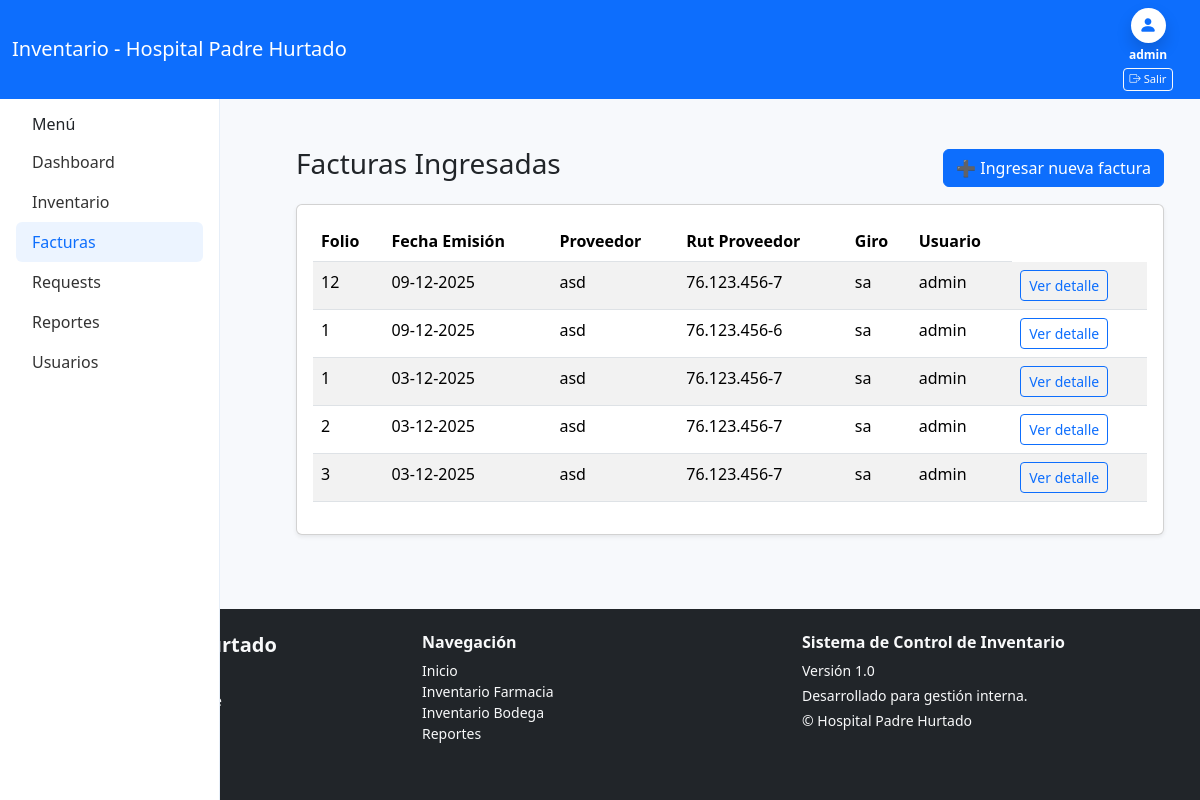
/inventario/facturas/ (signed in), run on the app's committed database.
### inventario/models.py (models this page shows, shortened)
class FacturaIngreso(models.Model):
    TIPO_DTE = [
        (33, "Factura Electrónica (Afecta)"),
        (34, "Factura Exenta Electrónica"),
        (52, "Guía de Despacho"),
        (61, "Nota de Crédito"),
        (56, "Nota de Débito"),
    ]
    folio = models.PositiveIntegerField()
    tipo_dte = models.PositiveSmallIntegerField(choices=TIPO_DTE, default=33)
    fecha_emision = models.DateField()
    proveedor_rut = models.CharField(max_length=15)  # Ej: 76.123.456-7
    proveedor_nombre = models.CharField(max_length=200)
    proveedor_giro = models.CharField(max_length=200, blank=True, null=True)
    usuario = models.ForeignKey(User, on_delete=models.SET_NULL, null=True)
    fecha_registro = models.DateTimeField(auto_now_add=True)
    archivo_pdf = models.FileField(upload_to="facturas/", blank=True, null=True)
    class Meta:
        constraints = [
            models.UniqueConstraint(
                fields=["folio", "proveedor_rut"],
                name="unique_folio_ingreso_por_proveedor"
            )
        ]

### inventario/views.py (the view)
# urls.py: path("facturas/", views.facturas_farmacia_list, name="facturas_list"),
@login_required
def facturas_list(request):
    facturas = FacturaIngreso.objects.all().order_by("-fecha_emision")
    return render(request, "inventario/facturas_list.html", {
        "facturas": facturas
    })

### inventario/templates/inventario/facturas_list.html (shortened to what this page needs)
{% extends "core/base.html" %}
{% block principal %}
<div class="container mt-4">
  {% if request.user.perfil.rol == "JEFE_BODEGA" %}
  <div class="d-flex justify-content-between align-items-center mb-3">
    <h3>Facturas Ingresadas</h3>
    <a href="{% url 'inventario:register_entry' %}" class="btn btn-primary">
      ➕ Ingresar nueva factura
    </a>
  </div>
  {% endif %}
  <div class="card p-3 shadow-sm">
    <table class="table table-striped">
      <thead>
        <tr>
          <th>Folio</th>
          <th>Fecha Emisión</th>
          <th>Proveedor</th>
          <th>Rut Proveedor</th>
          <th>Giro</th>
          <th>Usuario</th>
        </tr>
      </thead>
      <tbody>
        {% if facturas %}
          {% for f in facturas %}
            <tr>
              <td>{{ f.folio }}</td>
              <td>{{ f.fecha_emision|date:'d-m-Y' }}</td>
              <td>{{ f.proveedor_nombre|default:"-" }}</td>
              <td>{{ f.proveedor_rut|default:"-" }}</td>
              <td>{{ f.proveedor_giro|default:"-" }}</td>
              <td>{{ f.usuario.username }}</td>
              <td><a href="{% url 'inventario:factura_detalle' f.pk %}" class="btn btn-sm btn-outline-primary">Ver detalle</a></td>
            </tr>
          {% endfor %}
        {% else %}
          <tr>
            <td colspan="4" class="text-center text-muted">
              No hay facturas registradas.
            </td>
          </tr>
        {% endif %}
      </tbody>
    </table>
  </div>
</div>
{% endblock %}

### core/templates/core/base.html (shortened to what this page needs)
{% load static %}
<!doctype html>
<html lang="es">
<head>
  <link href="https://cdn.jsdelivr.net/npm/bootstrap@5.3.2/dist/css/bootstrap.min.css" rel="stylesheet">
  <link rel="stylesheet" href="https://cdn.jsdelivr.net/npm/bootstrap-icons@1.10.5/font/bootstrap-icons.css">
</head>
<body class="d-flex flex-column min-vh-100">
<nav class="navbar navbar-expand-lg app-header">
  <div class="container-fluid">
    <a class="navbar-brand text-white" href="{% url 'dashboard' %}">Inventario - Hospital Padre Hurtado</a>
    <div class="d-flex">
      {% if request.user.is_authenticated %}
          <div class="d-flex flex-column align-items-center text-white" style="min-width:80px;">
          <div class="rounded-circle bg-white d-flex justify-content-center align-items-center shadow" style="width:35px; height:35px;">
            <i class="bi bi-person-fill" style="font-size:18px; color:#0d6efd;"></i>
          </div>
          <div style="font-size:0.75rem; margin-top:3px; text-align:center;">
            <strong>{{ user.username }}</strong>
          </div>
          <a href="{% url 'logout' %}" class="btn btn-outline-light btn-sm mt-1" style="font-size:0.70rem; padding: 2px 6px; white-space: nowrap; width: auto !important;">
            <i class="bi bi-box-arrow-right"></i>
            Salir
          </a>
        </div>
      {% else %}
        <a class="btn btn-outline-light btn-sm" href="{% url 'login' %}">Iniciar sesión</a>
      {% endif %}
    </div>
  </div>
</nav>
<div class="d-flex">
  <aside class="sidebar p-3">
    <h6 class="px-3">Menú</h6>
    {% with current=request.resolver_match.url_name %}
    <ul class="nav flex-column">
    {% if request.user.is_authenticated %}
      {% if request.user.perfil.rol == "ADMIN" or request.user.perfil.rol == "JEFE_BODEGA" or request.user.perfil.rol == "JEFE_FARMACIA" %}
      <li class="nav-item">
        <a class="nav-link {% if current == 'dashboard' %}active{% endif %}" href="{% url 'dashboard' %}">
            Dashboard
        </a>
      </li>
      {% endif %}
      {% if request.user.perfil.rol == "JEFE_BODEGA" or request.user.perfil.rol == "FUNC_BODEGA" %}
      <li class="nav-item">
        <a class="nav-link {% if current == 'inventory_list' %}active{% endif %}" href="{% url 'inventario:inventory_list' %}">Inventario</a>
      </li>
      <li class="nav-item">
        <a class="nav-link {% if current == 'facturas_list' %}active{% endif %}" href="{% url 'inventario:facturas_list' %}">Facturas</a>
      </li>
      <li class="nav-item">
        <a class="nav-link {% if current == 'solicitudes_listar' %}active{% endif %}" href="{% url 'inventario:solicitudes_listar' %}">Requests</a>
      </li>
      {% endif %}
      <li class="nav-item">
        <a class="nav-link {% if current == 'reports' %}active{% endif %}" href="{% url 'reports' %}">Reportes</a>
      </li>
    {% endif %}
      {% if user.is_authenticated and user.is_superuser %}
      <li class="nav-item">
        <a class="nav-link {% if current == 'manage_users' %}active{% endif %}" href="{% url 'manage_users' %}">Usuarios</a>
      </li>
      {% endif %}
    </ul>
    {% endwith %}
  </aside>
  <main class="flex-fill p-4">
    {% block principal %}
    {% endblock %}
  </main>
</div>
<footer class="bg-dark text-light mt-auto py-4">
  <div class="container">
    <div class="row">
      <div class="col-md-4 mb-3">
        <h5 class="fw-bold">Hospital Padre Hurtado</h5>
        <p class="small mb-1">Av. Concha y Toro 3459</p>
        <p class="small mb-1">San Ramón, Santiago, Chile</p>
        <p class="small">Teléfono: <strong>(2) 2576 3000</strong></p>
      </div>
      <div class="col-md-4 mb-3">
        <h6 class="fw-bold">Navegación</h6>
        <ul class="list-unstyled small">
          <li><a href="/" class="text-light text-decoration-none">Inicio</a></li>
          <li><a href="/farmacia/" class="text-light text-decoration-none">Inventario Farmacia</a></li>
          <li><a href="/bodega/" class="text-light text-decoration-none">Inventario Bodega</a></li>
          <li><a href="/reportes/" class="text-light text-decoration-none">Reportes</a></li>
        </ul>
      </div>
      <div class="col-md-4 mb-3">
        <h6 class="fw-bold">Sistema de Control de Inventario</h6>
        <p class="small mb-1">Versión 1.0</p>
        <p class="small mb-1">Desarrollado para gestión interna.</p>
        <p class="small">© {{ now|date:"Y" }} Hospital Padre Hurtado</p>
      </div>
    </div>
</footer>
</body>
</html>

### core/templates/core/base.html (style rules this page uses)
body { background:#f7f9fc; }
.sidebar { min-width: 220px; max-width: 260px; background: #fff; border-right:1px solid #e6eef8; height:100vh; padding-top:1rem; position:fixed; }
main.flex-fill { margin-left: 260px; }
.app-header { background: #0d6efd; color: #fff; }
.nav-link.active { background: rgba(13,110,253,0.08); border-radius:6px; color:#0d6efd !important; }
.sidebar .nav { padding-left:0; }
.sidebar .nav-link { color:#333; }

### data on the page
FacturaIngreso: folio "12", fecha_emision "09-12-2025", proveedor_nombre "asd", proveedor_rut "76.123.456-7", proveedor_giro "sa", usuario.username "admin"
FacturaIngreso: folio "1", fecha_emision "09-12-2025", proveedor_nombre "asd", proveedor_rut "76.123.456-6", proveedor_giro "sa", usuario.username "admin"
FacturaIngreso: folio "1", fecha_emision "03-12-2025", proveedor_nombre "asd", proveedor_rut "76.123.456-7", proveedor_giro "sa", usuario.username "admin"
FacturaIngreso: folio "2", fecha_emision "03-12-2025", proveedor_nombre "asd", proveedor_rut "76.123.456-7", proveedor_giro "sa", usuario.username "admin"
FacturaIngreso: folio "3", fecha_emision "03-12-2025", proveedor_nombre "asd", proveedor_rut "76.123.456-7", proveedor_giro "sa", usuario.username "admin"

### other printed values
{{ user.username }} "admin"
